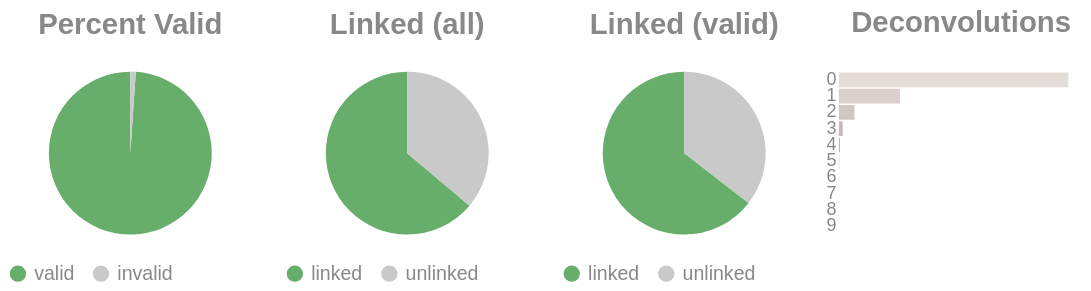

Notebook source saved alongside this figure:
### Code cell
if SKIPLR:
    pass
else:
    clash = Counter()
    for i in valids['molecule'].to_list():
        _mol = i.split("-")
        if len(_mol) == 1:
            clash.update('0')
        else:
            clash.update(_mol[-1])

    _d = {"deconvolutions": [], 'count': []}
    for k,v in clash.items():
        _d['deconvolutions'].append(k)
        _d['count'].append(v)

    tot_valid = valids['reads'].sum()
    mask = valids['reads'] >= 2
    n_linked_reads = valids.filter(mask)['reads'].sum()
    if n_linked_reads == 0:
        print_html("No linked molecules (>=2 reads) were detected; skipping linked-only distributions.")
        SKIPLR = True
    else:
        perc_valid = round(tot_valid / n_reads, 4)
        linked_perc_abs = round(n_linked_reads / n_reads, 4)
        linked_perc = round(n_linked_reads / tot_valid, 4)

    _valid = pl.DataFrame({"valids": ['valid', 'invalid'], "count": [tot_valid, n_reads - tot_valid]})
    _linked_abs = pl.DataFrame({"linked (absolute)": ['linked', 'unlinked'], "count": [n_linked_reads, n_reads - n_linked_reads]})
    _linked_rel = pl.DataFrame({"linked (valids)": ['linked', 'unlinked'], "count": [n_linked_reads, tot_valid - n_linked_reads]})

    (
        alt.hconcat(
            piechart(_valid, goodval = 'valid', title = "Percent Valid"),
            piechart(_linked_abs, goodval = "linked", title =  "Linked (all)"),
            piechart(_linked_rel, goodval = "linked", title =  "Linked (valid)"),
            convolutionbar(pl.DataFrame(_d), title = "Deconvolutions"),
            center = True,
            bounds = 'flush'
        )
        .resolve_scale(color='independent')
        .resolve_legend('independent')
        .properties(usermeta={'embedOptions': {"actions": False}})
    ).display()

### Figure 1 — Vega-Lite specification as saved in the notebook (floating-point values rounded to 4 significant figures)
{"width": "container", "height": 400, "config": {"title": {"anchor": "start", "dy": -15, "fontSize": 18, "color": "#888888", "subtitleColor": "#888888", "subtitleFontSize": 14}, "arc": {"fill": "#0072B2"}, "axis": {"domainColor": "#888888", "domainWidth": 0.5, "gridWidth": 0.2, "grid": false, "titleFontWeight": 400, "titleFontSize": 15, "labelFontSize": 11, "labelColor": "#888888", "tickColor": "#888888", "tickWidth": 0.2, "titleColor": "#888888"}, "axisBand": {"grid": false}, "axisX": {"grid": true, "tickSize": 10, "domainCap": "round"}, "axisY": {"domain": false, "grid": true, "tickSize": 0, "domainCap": "round"}, "background": "transparent", "header": {"labelFontSize": 15, "labelColor": "#888888", "titleFontSize": 15, "titleFontWeight": 600, "titleColor": "#888888"}, "legend": {"labelFont": "sans-serif", "labelFontSize": 12, "labelColor": "#888888", "symbolSize": 100, "symbolType": "circle", "titleFontSize": 12, "titlePadding": 10, "titleColor": "#888888", "title": null}, "range": {"category": ["#E69F00", "#56B4E9", "#009E73", "#F0E442", "#0072B2", "#D55E00", "#CC79A7", "#000000"], "diverging": ["#cfe8f3", "#a2d4ec", "#73bfe2", "#46abdb", "#1696d2", "#12719e"]}, "area": {"fill": "#0072B2", "fillOpacity": 0.7, "line": true, "strokeOpacity": 0.7}, "line": {"color": "#0072B2", "stroke": "#0072B2", "strokeWidth": 2}, "trail": {"color": "#0072B2", "stroke": "#0072B2", "strokeWidth": 0, "size": 1}, "point": {"filled": true, "fillOpacity": 1.0, "size": 95}, "text": {"color": "#888888", "fontSize": 11, "align": "right", "fontWeight": 400, "size": 11}, "bar": {"fill": "#0072B2", "stroke": null}, "view": {"stroke": null, "continuousWidth": 660, "continuousHeight": 400}}, "hconcat": [{"data": {"name": "data-342a30aaeb0be523e51f185be2de0d7b"}, "mark": {"type": "arc"}, "encoding": {"color": {"field": "valids", "legend": {"orient": "bottom", "title": null}, "scale": {"domain": ["valid", "invalid"], "range": ["#68ae6b", "#C9C9C9"]}, "title": "Valids", "type": "nominal"}, "theta": {"field": "count", "type": "quantitative"}, "tooltip": [{"field": "valids", "title": "Valids", "type": "ordinal"}, {"field": "percent", "format": ".2%", "title": "Percent", "type": "quantitative"}, {"field": "count", "title": "Count", "type": "quantitative"}]}, "height": 100, "title": {"text": "Percent Valid", "align": "center", "anchor": "middle"}, "transform": [{"calculate": "datum.count / 1667098", "as": "percent"}], "width": 150}, {"data": {"name": "data-71b66524d0cd375c0de73d27c8428d97"}, "mark": {"type": "arc"}, "encoding": {"color": {"field": "linked (absolute)", "legend": {"orient": "bottom", "title": null}, "scale": {"domain": ["linked", "unlinked"], "range": ["#68ae6b", "#C9C9C9"]}, "title": "Linked (Absolute)", "type": "nominal"}, "theta": {"field": "count", "type": "quantitative"}, "tooltip": [{"field": "linked (absolute)", "title": "Linked (Absolute)", "type": "ordinal"}, {"field": "percent", "format": ".2%", "title": "Percent", "type": "quantitative"}, {"field": "count", "title": "Count", "type": "quantitative"}]}, "height": 100, "title": {"text": "Linked (all)", "align": "center", "anchor": "middle"}, "transform": [{"calculate": "datum.count / 1667098", "as": "percent"}], "width": 150}, {"data": {"name": "data-6edb0f4a64a0109a47f165b13e8152d1"}, "mark": {"type": "arc"}, "encoding": {"color": {"field": "linked (valids)", "legend": {"orient": "bottom", "title": null}, "scale": {"domain": ["linked", "unlinked"], "range": ["#68ae6b", "#C9C9C9"]}, "title": "Linked (Valids)", "type": "nominal"}, "theta": {"field": "count", "type": "quantitative"}, "tooltip": [{"field": "linked (valids)", "title": "Linked (Valids)", "type": "ordinal"}, {"field": "percent", "format": ".2%", "title": "Percent", "type": "quantitative"}, {"field": "count", "title": "Count", "type": "quantitative"}]}, "height": 100, "title": {"text": "Linked (valid)", "align": "center", "anchor": "middle"}, "transform": [{"calculate": "datum.count / 1649270", "as": "percent"}], "width": 150}, {"data": {"name": "data-86a14178248256dea2cebf7082a5798b"}, "mark": {"type": "bar"}, "encoding": {"color": {"field": "deconvolutions", "legend": null, "scale": {"scheme": "lightgreyred"}, "type": "nominal"}, "tooltip": [{"field": "deconvolutions", "title": "Deconvolutions", "type": "ordinal"}, {"field": "percent", "format": ".2%", "title": "Percent", "type": "quantitative"}, {"field": "count", "title": "Count", "type": "quantitative"}], "x": {"axis": null, "field": "count", "type": "quantitative"}, "y": {"field": "deconvolutions", "sort": "ascending", "title": null, "type": "nominal"}}, "height": 100, "title": {"text": "Deconvolutions", "align": "center", "anchor": "middle"}, "transform": [{"calculate": "datum.count / 891243", "as": "percent"}], "width": 150}], "bounds": "flush", "center": true, "resolve": {"legend": {"angle": "independent"}, "scale": {"color": "independent"}}, "usermeta": {"embedOptions": {"actions": false}}, "$schema": "https://vega.github.io/schema/vega-lite/v6.4.1.json", "datasets": {"data-342a30aaeb0be523e51f185be2de0d7b": [{"valids": "valid", "count": 1649270}, {"valids": "invalid", "count": 17828}], "data-71b66524d0cd375c0de73d27c8428d97": [{"linked (absolute)": "linked", "count": 1064233}, {"linked (absolute)": "unlinked", "count": 602865}], "data-6edb0f4a64a0109a47f165b13e8152d1": [{"linked (valids)": "linked", "count": 1064233}, {"linked (valids)": "unlinked", "count": 585037}], "data-86a14178248256dea2cebf7082a5798b": [{"deconvolutions": "0", "count": 657386}, {"deconvolutions": "1", "count": 174731}, {"deconvolutions": "2", "count": 44496}, {"deconvolutions": "3", "count": 10835}, {"deconvolutions": "4", "count": 2719}, {"deconvolutions": "5", "count": 742}, {"deconvolutions": "6", "count": 234}, {"deconvolutions": "7", "count": 68}, {"deconvolutions": "8", "count": 23}, {"deconvolutions": "9", "count": 9}]}}
